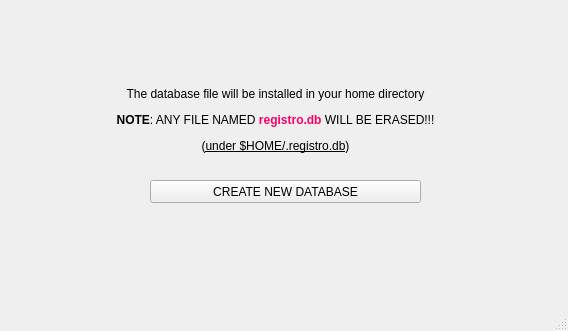
<?xml version="1.0" encoding="UTF-8"?>
<ui version="4.0">
 <class>adddb</class>
 <widget class="QMainWindow" name="adddb">
  <property name="geometry">
   <rect>
    <x>0</x>
    <y>0</y>
    <width>568</width>
    <height>331</height>
   </rect>
  </property>
  <property name="windowTitle">
   <string>Add New Database</string>
  </property>
  <property name="windowIcon">
   <iconset>
    <normaloff>Resources/registro_icon_application.png</normaloff>Resources/registro_icon_application.png</iconset>
  </property>
  <widget class="QWidget" name="centralwidget">
   <widget class="QLabel" name="label">
    <property name="geometry">
     <rect>
      <x>80</x>
      <y>80</y>
      <width>391</width>
      <height>81</height>
     </rect>
    </property>
    <property name="text">
     <string>&lt;html&gt;&lt;head/&gt;&lt;body&gt;&lt;p align=&quot;center&quot;&gt;The database file will be installed in your home directory&lt;/p&gt;&lt;p align=&quot;center&quot;&gt;&lt;span style=&quot; font-weight:600;&quot;&gt;NOTE&lt;/span&gt;: ANY FILE NAMED &lt;span style=&quot; font-weight:600; color:#ff0066;&quot;&gt;registro.db&lt;/span&gt; WILL BE ERASED!!!&lt;/p&gt;&lt;p align=&quot;center&quot;&gt;(&lt;span style=&quot; text-decoration: underline;&quot;&gt;under $HOME/.registro.db&lt;/span&gt;)&lt;/p&gt;&lt;/body&gt;&lt;/html&gt;</string>
    </property>
   </widget>
   <widget class="QPushButton" name="btnNewDB">
    <property name="geometry">
     <rect>
      <x>150</x>
      <y>180</y>
      <width>271</width>
      <height>23</height>
     </rect>
    </property>
    <property name="text">
     <string>CREATE NEW DATABASE</string>
    </property>
   </widget>
   <widget class="QLabel" name="lblStatusDb">
    <property name="geometry">
     <rect>
      <x>130</x>
      <y>200</y>
      <width>271</width>
      <height>20</height>
     </rect>
    </property>
    <property name="font">
     <font>
      <weight>75</weight>
      <bold>true</bold>
     </font>
    </property>
    <property name="text">
     <string/>
    </property>
    <property name="alignment">
     <set>Qt::AlignCenter</set>
    </property>
   </widget>
  </widget>
  <widget class="QMenuBar" name="menubar">
   <property name="geometry">
    <rect>
     <x>0</x>
     <y>0</y>
     <width>568</width>
     <height>25</height>
    </rect>
   </property>
  </widget>
  <widget class="QStatusBar" name="statusbar"/>
 </widget>
 <resources/>
 <connections/>
</ui>
